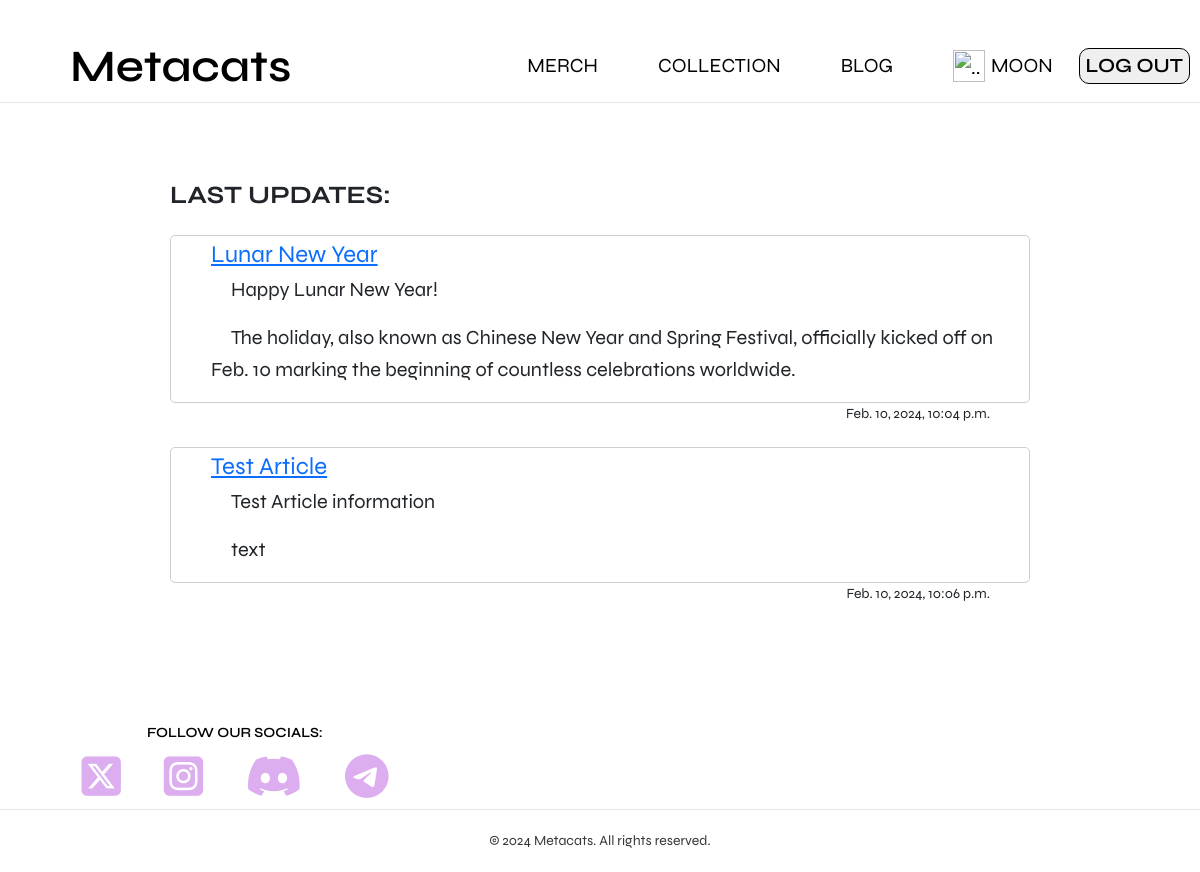
Page /blog/ (signed in) on the committed database.
### blog/models.py (models this page shows, shortened)
class Post(models.Model):
    title = models.CharField('Title', max_length=50)
    anons = models.CharField('Post', max_length=500)
    full_text = models.TextField('Article')
    date = models.DateTimeField('Date&Time')
    class Meta:
        verbose_name = 'Article'
        verbose_name_plural = 'Articles'

### blog/views.py (the view)
# urls.py: path('', blog_all, name='blog'),
def blog_all(request):
    post = Post.objects.all()
    return render(request, 'blog/blog_all.html', {'posts': post, 'menu': menu,})

### blog/templates/blog/blog_all.html (shortened to what this page needs)
{% extends 'maincat/base.html' %}
{% load static %}
{% block content %}
<div class="container4" style="margin: 100px; margin-top: 180px; " >
	<h1 class="intro__title" >Last updates:</h1>
{% for post in posts %}
		<section class="section--gray"  href="{% url 'blog:blog_single' post.id %}" style="background-color: white;
border-radius: 5px; font-size: 24px;">
		<div class="container__post" >
			<a href="{% url 'blog:blog_single' post.id %}">{{ post.title }}</a>
			<p>{{ post.anons }}</p>
			<p>{{ post.full_text }}</p>
		</div>
		</section>
		<p style="text-align: right; padding-right: 40px; font-size: 14px; background-color: white;
border-radius: 5px;">{{ post.date }}</p>
{% endfor %}
</div>
{% endblock content %}

### maincat/templates/maincat/base.html (shortened to what this page needs)
{% load static %}
{% load merch_tags %}
<html lang="en">
<head>
	<link href="https://cdn.jsdelivr.net/npm/bootstrap@5.3.2/dist/css/bootstrap.min.css" rel="stylesheet">
	<link rel="stylesheet" href="{% static 'maincat/css/my_css1.css' %}"  />
	<link type="text/css" href="{% static 'maincat/css/styles_metacats.css' %}" rel="stylesheet" />
</head>
{% block mainmenu %}
<header class="header">
	<div class="container3">
		<div class="header__inner">
			<a class="header__logo" href="{% url 'home:home' %}">Metacats</a>
			<nav class="nav" style="align-items: center;">
			{% for m in menu %}
				<a class="nav__link" href="{% url m.url_name %}">{{ m.title }}</a>
			{% endfor %}
				{% if request.user.is_authenticated %}
					<a class="nav__link" href="{% url 'users:signin' %}"><img src="{% static 'maincat/images/login_icon3.png'  %}"
																			  width="32" height="32" style="margin-left: 0px; margin-right: 0px;" alt=".."></a>
					<a class="nav-link" style="display: flex; align-items: center; margin-left: -40px; text-decoration: none; color: black;" >{{ user.username }}</a>
					<form action="{% url 'users:logout' %}" method="post" style="margin: 0 auto; display: block;">
            		<button class="btn1" type="submit" style="margin: 10px;">Log Out</button>
            		</form>
					{% else %}
					<a class="nav__link" href="{% url 'users:signin' %}"><img src="{% static 'maincat/images/login_icon2.png'  %}"
														   width="32" height="32" style="margin-left: 0px; margin-right: 0px;" alt="..">
					<span>LOGIN</span></a>
				{% endif %}
			</nav>
		</div>
	</div>
</header>
{% endblock mainmenu %}
<body>
{% block content %}
{% endblock content %}
{% block sociallinks %}
<div class="container_social">
	<div class="social__text" style="padding-left: 100px;">Follow our socials:</div>
	<div class="social" style="padding-left: 50px;">
		<a class="social_item" href="https://twitter.com/Mooncake66" target="_blank">
			<i class="fa-brands fa-square-x-twitter" style="color: #DCADEF;"></i></a>
		<a class="social_item" href="#" target="_blank">
			<i class="fa-brands fa-square-instagram" style="color: #DCADEF;"></i></a>
		<a class="social_item" href="#" target="_blank">
			<i class="fa-brands fa-discord" style="color: #DCADEF;"></i></a>
		<a class="social_item" href="#" target="_blank">
			<i class="fa-brands fa-telegram"  style="color: #DCADEF;"></i></a>
	</div >
	<div class="copyright">
		© 2024 Metacats. All rights reserved.
	</div>
</div>
{% endblock sociallinks %}
</body>
</html>

### maincat/static/maincat/css/styles_metacats.css (style rules this page uses)
*, *:before, *:after { box-sizing: border-box; }
h1, h2, h3, h4, h5, h6 { margin: 0; }
p { text-indent: 20px; font-size: 20px; }
.container_social { bottom: 0; width: 100%; height: 100px; }
.container4 { margin: 0 auto; display: grid; flex-grow: 1; margin-top: 10px; align-content: center; padding-left: 70px; padding-right: 70px; max-width: 85%; font-size: 14px; }
.container3 { width: 100%; max-width: 1200px; margin: 0 auto; border-bottom: 1px solid #e5e5e5; background: url("../images/header2.png") left no-repeat; -webkit-background-size: contain; }
.intro__title { margin-bottom: 20px; font-size: 25px; font-weight: 700; text-transform: uppercase; text-align: left; margin-top: 0; }
.header { width: 100%; position: absolute; top: 0; left: 0; right: 0; z-index: 1000; padding-top: 30px; }
.header__inner { display: flex; justify-content: space-between; align-items: center; }
.header__logo { font-size: 45px; font-weight: 600; color: #000000; margin-left: 70px; text-decoration: none; }
.nav { font-size: 20px; text-transform: uppercase; }
.nav__link { display: inline-block; vertical-align: top; margin: 0 30px; color: #000000; text-decoration: none; transition: color .1s linear; position: relative; }
.nav__link:after { content: ""; opacity: 0; width: 100%; height: 3px; background-color:#DCADEF; position: absolute; top: 100%; z-index: 1; display: none; transition: opacity .1s linear; }
.btn1 { border-radius: 10px; border: 1px solid #000000; font-size: 12 px; font-weight: 600; color: #000000; text-transform: uppercase; text-decoration: none; transition: background .1s linear, color .1s linear; }
.social { display: flex; margin: 10px; justify-content: space-around; width: 100%; max-width: 400px; margin: 10px; position:relative; }
.social__text { display: flex; margin-left: 47px; margin-bottom: 0px; font-size: 14px; font-weight: 600; text-transform: uppercase; text-decoration: none; color: #000000; max-width: 400px; }
.copyright { flex-shrink: 0; padding: 20px 0px; border-top: 1px solid #e5e5e5; font-size: 14px; color: #383838; text-align: center; position: relative; bottom: 0; width: 100vw; }
.section--gray { margin-top: 5px; border-radius: 5px; padding-left: 40px; justify-content: space-between; font-size: 14px; border-style: solid; border-width: 1px; border-color: #cecece; text-decoration: none; }

### rows in the picture
Post: title "Lunar New Year", anons "Happy Lunar New Year!", full_text "The holiday, also known as Chinese New Year and Spring Festival, officially kicked off on Feb. 10 marking the beginning of countless celebrations worldwide.", date "Feb. 10, 2024, 10:04 p.m."
Post: title "Test Article", anons "Test Article information", full_text "text", date "Feb. 10, 2024, 10:06 p.m."

### other values in the picture
{{ m.title }} "MERCH" "COLLECTION" "BLOG"
{{ user.username }} "MOON"
